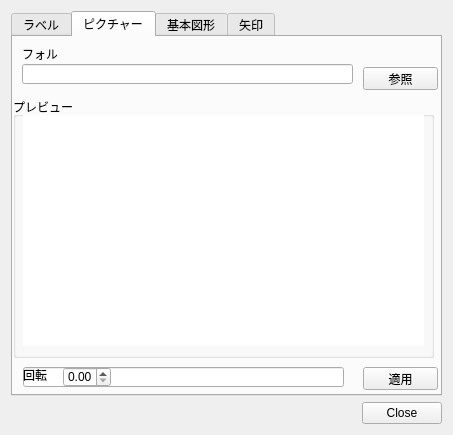
<?xml version="1.0" encoding="UTF-8"?>
<ui version="4.0">
 <class>Dialog</class>
 <widget class="QDialog" name="Dialog">
  <property name="enabled">
   <bool>true</bool>
  </property>
  <property name="minimumSize">
   <size>
    <width>453</width>
    <height>435</height>
   </size>
  </property>
  <property name="maximumSize">
   <size>
    <width>453</width>
    <height>435</height>
   </size>
  </property>
  <property name="baseSize">
   <size>
    <width>453</width>
    <height>435</height>
   </size>
  </property>
  <property name="windowTitle">
   <string>アイテム編集</string>
  </property>
  <layout class="QGridLayout" name="gridLayout_2">
   <item row="0" column="0">
    <widget class="QTabWidget" name="tabWidget">
     <property name="currentIndex">
      <number>1</number>
     </property>
     <widget class="QWidget" name="tab">
      <attribute name="title">
       <string>ラベル</string>
      </attribute>
      <widget class="QGroupBox" name="groupBox_8">
       <property name="geometry">
        <rect>
         <x>9</x>
         <y>9</y>
         <width>411</width>
         <height>100</height>
        </rect>
       </property>
       <property name="title">
        <string>テキスト</string>
       </property>
       <widget class="QWidget" name="">
        <property name="geometry">
         <rect>
          <x>10</x>
          <y>60</y>
          <width>158</width>
          <height>25</height>
         </rect>
        </property>
        <layout class="QHBoxLayout" name="horizontalLayout_2">
         <item>
          <widget class="QPushButton" name="pushButton">
           <property name="text">
            <string>フォント</string>
           </property>
          </widget>
         </item>
         <item>
          <widget class="QPushButton" name="pushButton_2">
           <property name="text">
            <string>フォント色</string>
           </property>
          </widget>
         </item>
        </layout>
       </widget>
       <widget class="QLineEdit" name="lineEdit">
        <property name="geometry">
         <rect>
          <x>10</x>
          <y>11</y>
          <width>391</width>
          <height>41</height>
         </rect>
        </property>
       </widget>
      </widget>
      <widget class="QGroupBox" name="groupBox_9">
       <property name="geometry">
        <rect>
         <x>9</x>
         <y>115</y>
         <width>411</width>
         <height>101</height>
        </rect>
       </property>
       <property name="title">
        <string>フレーム表示</string>
       </property>
       <layout class="QGridLayout" name="gridLayout_7">
        <item row="0" column="0">
         <widget class="QCheckBox" name="checkBox">
          <property name="text">
           <string>フレームを表示</string>
          </property>
         </widget>
        </item>
        <item row="1" column="0">
         <layout class="QHBoxLayout" name="horizontalLayout">
          <item>
           <widget class="QPushButton" name="pushButton_3">
            <property name="text">
             <string>フレーム色</string>
            </property>
           </widget>
          </item>
          <item>
           <widget class="QLabel" name="label_2">
            <property name="text">
             <string>フレーム太さ</string>
            </property>
           </widget>
          </item>
          <item>
           <widget class="QDoubleSpinBox" name="doubleSpinBox">
            <property name="decimals">
             <number>1</number>
            </property>
            <property name="minimum">
             <double>0.100000000000000</double>
            </property>
            <property name="maximum">
             <double>50.000000000000000</double>
            </property>
            <property name="value">
             <double>0.300000000000000</double>
            </property>
           </widget>
          </item>
          <item>
           <widget class="QCheckBox" name="checkBox_3">
            <property name="text">
             <string>テキスト幅に合わせる</string>
            </property>
           </widget>
          </item>
         </layout>
        </item>
       </layout>
      </widget>
      <widget class="QGroupBox" name="groupBox_10">
       <property name="geometry">
        <rect>
         <x>9</x>
         <y>220</y>
         <width>411</width>
         <height>134</height>
        </rect>
       </property>
       <property name="title">
        <string>背景</string>
       </property>
       <layout class="QGridLayout" name="gridLayout_10">
        <item row="3" column="4">
         <widget class="QPushButton" name="pushButton_7">
          <property name="text">
           <string>詳細設定</string>
          </property>
         </widget>
        </item>
        <item row="1" column="0" colspan="2">
         <widget class="QCheckBox" name="checkBox_2">
          <property name="text">
           <string>塗りつぶし</string>
          </property>
         </widget>
        </item>
        <item row="2" column="1" colspan="4">
         <widget class="QSlider" name="horizontalSlider">
          <property name="enabled">
           <bool>true</bool>
          </property>
          <property name="orientation">
           <enum>Qt::Horizontal</enum>
          </property>
         </widget>
        </item>
        <item row="2" column="0">
         <widget class="QLabel" name="label_3">
          <property name="enabled">
           <bool>true</bool>
          </property>
          <property name="text">
           <string>透過率</string>
          </property>
         </widget>
        </item>
        <item row="3" column="0">
         <widget class="QGroupBox" name="groupBox_12">
          <property name="enabled">
           <bool>false</bool>
          </property>
          <property name="title">
           <string>垂直方向配置</string>
          </property>
          <property name="flat">
           <bool>false</bool>
          </property>
          <property name="checkable">
           <bool>false</bool>
          </property>
          <layout class="QGridLayout" name="gridLayout_13">
           <item row="0" column="0">
            <widget class="QRadioButton" name="radioButton_4">
             <property name="text">
              <string>上</string>
             </property>
             <property name="checked">
              <bool>true</bool>
             </property>
            </widget>
           </item>
           <item row="0" column="1">
            <widget class="QRadioButton" name="radioButton_5">
             <property name="text">
              <string>中央</string>
             </property>
            </widget>
           </item>
           <item row="0" column="2">
            <widget class="QRadioButton" name="radioButton_6">
             <property name="text">
              <string>下</string>
             </property>
            </widget>
           </item>
          </layout>
         </widget>
        </item>
        <item row="1" column="4">
         <widget class="QPushButton" name="pushButton_4">
          <property name="text">
           <string>塗りつぶし色</string>
          </property>
         </widget>
        </item>
        <item row="3" column="1" colspan="2">
         <widget class="QGroupBox" name="groupBox_11">
          <property name="enabled">
           <bool>false</bool>
          </property>
          <property name="title">
           <string>水平方向配置</string>
          </property>
          <layout class="QGridLayout" name="gridLayout_12">
           <item row="0" column="0">
            <widget class="QRadioButton" name="radioButton">
             <property name="text">
              <string>左</string>
             </property>
             <property name="checked">
              <bool>true</bool>
             </property>
            </widget>
           </item>
           <item row="0" column="1">
            <widget class="QRadioButton" name="radioButton_2">
             <property name="text">
              <string>中央</string>
             </property>
            </widget>
           </item>
           <item row="0" column="2">
            <widget class="QRadioButton" name="radioButton_3">
             <property name="text">
              <string>右</string>
             </property>
            </widget>
           </item>
          </layout>
         </widget>
        </item>
       </layout>
      </widget>
     </widget>
     <widget class="QWidget" name="tab_2">
      <attribute name="title">
       <string>ピクチャー</string>
      </attribute>
      <widget class="QPushButton" name="pushButton_6">
       <property name="geometry">
        <rect>
         <x>350</x>
         <y>330</y>
         <width>75</width>
         <height>23</height>
        </rect>
       </property>
       <property name="text">
        <string>適用</string>
       </property>
      </widget>
      <widget class="QGroupBox" name="groupBox">
       <property name="geometry">
        <rect>
         <x>0</x>
         <y>60</y>
         <width>421</width>
         <height>261</height>
        </rect>
       </property>
       <property name="title">
        <string>プレビュー</string>
       </property>
       <widget class="QListWidget" name="listWidget">
        <property name="geometry">
         <rect>
          <x>10</x>
          <y>18</y>
          <width>401</width>
          <height>231</height>
         </rect>
        </property>
        <property name="frameShape">
         <enum>QFrame::NoFrame</enum>
        </property>
        <property name="frameShadow">
         <enum>QFrame::Plain</enum>
        </property>
        <property name="editTriggers">
         <set>QAbstractItemView::NoEditTriggers</set>
        </property>
        <property name="movement">
         <enum>QListView::Static</enum>
        </property>
        <property name="layoutMode">
         <enum>QListView::Batched</enum>
        </property>
        <property name="spacing">
         <number>0</number>
        </property>
        <property name="viewMode">
         <enum>QListView::IconMode</enum>
        </property>
       </widget>
       <widget class="QWidget" name="widget" native="true">
        <property name="geometry">
         <rect>
          <x>10</x>
          <y>10</y>
          <width>411</width>
          <height>16</height>
         </rect>
        </property>
        <layout class="QGridLayout" name="gridLayout"/>
       </widget>
       <zorder>widget</zorder>
       <zorder>listWidget</zorder>
      </widget>
      <widget class="QLineEdit" name="lineEdit_2">
       <property name="geometry">
        <rect>
         <x>9</x>
         <y>27</y>
         <width>331</width>
         <height>20</height>
        </rect>
       </property>
      </widget>
      <widget class="QPushButton" name="pushButton_5">
       <property name="geometry">
        <rect>
         <x>350</x>
         <y>30</y>
         <width>75</width>
         <height>23</height>
        </rect>
       </property>
       <property name="text">
        <string>参照</string>
       </property>
      </widget>
      <widget class="QLabel" name="label_4">
       <property name="geometry">
        <rect>
         <x>9</x>
         <y>9</y>
         <width>35</width>
         <height>16</height>
        </rect>
       </property>
       <property name="text">
        <string>フォルダ</string>
       </property>
      </widget>
      <widget class="QLineEdit" name="lineEdit_3">
       <property name="geometry">
        <rect>
         <x>10</x>
         <y>330</y>
         <width>321</width>
         <height>20</height>
        </rect>
       </property>
      </widget>
      <widget class="QLabel" name="label_5">
       <property name="geometry">
        <rect>
         <x>10</x>
         <y>330</y>
         <width>24</width>
         <height>16</height>
        </rect>
       </property>
       <property name="text">
        <string>回転</string>
       </property>
      </widget>
      <widget class="QDoubleSpinBox" name="doubleSpinBox_2">
       <property name="geometry">
        <rect>
         <x>50</x>
         <y>330</y>
         <width>48</width>
         <height>20</height>
        </rect>
       </property>
      </widget>
     </widget>
     <widget class="QWidget" name="tab_3">
      <attribute name="title">
       <string>基本図形</string>
      </attribute>
      <widget class="QGroupBox" name="groupBox_6">
       <property name="geometry">
        <rect>
         <x>9</x>
         <y>185</y>
         <width>411</width>
         <height>171</height>
        </rect>
       </property>
       <property name="title">
        <string>フレーム</string>
       </property>
       <property name="checkable">
        <bool>true</bool>
       </property>
       <property name="checked">
        <bool>false</bool>
       </property>
       <layout class="QGridLayout" name="gridLayout_9">
        <item row="3" column="1">
         <widget class="QLabel" name="label_10">
          <property name="text">
           <string>透過率</string>
          </property>
         </widget>
        </item>
        <item row="1" column="0">
         <widget class="QPushButton" name="pushButton_10">
          <property name="text">
           <string>フレーム色</string>
          </property>
         </widget>
        </item>
        <item row="0" column="0" colspan="2">
         <widget class="QCheckBox" name="checkBox_5">
          <property name="text">
           <string>フレーム表示</string>
          </property>
         </widget>
        </item>
        <item row="0" column="4">
         <widget class="QDoubleSpinBox" name="doubleSpinBox_5"/>
        </item>
        <item row="1" column="1">
         <widget class="QPushButton" name="pushButton_11">
          <property name="text">
           <string>背景色</string>
          </property>
         </widget>
        </item>
        <item row="0" column="2">
         <widget class="QLabel" name="label_9">
          <property name="text">
           <string>フレーム幅</string>
          </property>
         </widget>
        </item>
        <item row="3" column="2" colspan="3">
         <widget class="QSlider" name="horizontalSlider_2">
          <property name="orientation">
           <enum>Qt::Horizontal</enum>
          </property>
         </widget>
        </item>
       </layout>
      </widget>
      <widget class="QGroupBox" name="groupBox_7">
       <property name="geometry">
        <rect>
         <x>9</x>
         <y>9</y>
         <width>411</width>
         <height>171</height>
        </rect>
       </property>
       <property name="title">
        <string>図形</string>
       </property>
       <layout class="QGridLayout" name="gridLayout_11">
        <item row="2" column="6">
         <widget class="QDoubleSpinBox" name="doubleSpinBox_3"/>
        </item>
        <item row="3" column="3">
         <widget class="QPushButton" name="pushButton_9">
          <property name="enabled">
           <bool>false</bool>
          </property>
          <property name="text">
           <string>図形塗りつぶし色</string>
          </property>
         </widget>
        </item>
        <item row="3" column="5">
         <widget class="QLabel" name="label_8">
          <property name="text">
           <string>回転</string>
          </property>
         </widget>
        </item>
        <item row="2" column="5">
         <widget class="QLabel" name="label_7">
          <property name="text">
           <string>アウトライン幅</string>
          </property>
         </widget>
        </item>
        <item row="2" column="3">
         <widget class="QPushButton" name="pushButton_8">
          <property name="text">
           <string>アウトライン色</string>
          </property>
         </widget>
        </item>
        <item row="0" column="3" colspan="4">
         <widget class="QComboBox" name="comboBox"/>
        </item>
        <item row="0" column="0">
         <widget class="QLabel" name="label_6">
          <property name="text">
           <string>図形</string>
          </property>
         </widget>
        </item>
        <item row="3" column="6">
         <widget class="QDoubleSpinBox" name="doubleSpinBox_4"/>
        </item>
        <item row="2" column="0">
         <widget class="QPushButton" name="pushButton_16">
          <property name="text">
           <string/>
          </property>
         </widget>
        </item>
        <item row="3" column="0">
         <widget class="QLabel" name="label_17">
          <property name="text">
           <string>図形の設定画面</string>
          </property>
         </widget>
        </item>
        <item row="4" column="3">
         <widget class="QCheckBox" name="checkBox_4">
          <property name="enabled">
           <bool>false</bool>
          </property>
          <property name="text">
           <string>透過塗りつぶし</string>
          </property>
         </widget>
        </item>
        <item row="4" column="6" rowspan="3">
         <spacer name="verticalSpacer_2">
          <property name="orientation">
           <enum>Qt::Vertical</enum>
          </property>
          <property name="sizeHint" stdset="0">
           <size>
            <width>20</width>
            <height>40</height>
           </size>
          </property>
         </spacer>
        </item>
        <item row="4" column="5" rowspan="3">
         <spacer name="verticalSpacer_3">
          <property name="orientation">
           <enum>Qt::Vertical</enum>
          </property>
          <property name="sizeHint" stdset="0">
           <size>
            <width>20</width>
            <height>40</height>
           </size>
          </property>
         </spacer>
        </item>
        <item row="4" column="0" rowspan="3">
         <spacer name="verticalSpacer_4">
          <property name="orientation">
           <enum>Qt::Vertical</enum>
          </property>
          <property name="sizeHint" stdset="0">
           <size>
            <width>20</width>
            <height>40</height>
           </size>
          </property>
         </spacer>
        </item>
       </layout>
      </widget>
     </widget>
     <widget class="QWidget" name="tab_4">
      <attribute name="title">
       <string>矢印</string>
      </attribute>
      <widget class="QGroupBox" name="groupBox_4">
       <property name="geometry">
        <rect>
         <x>9</x>
         <y>185</y>
         <width>411</width>
         <height>171</height>
        </rect>
       </property>
       <property name="title">
        <string>フレーム</string>
       </property>
       <property name="checkable">
        <bool>true</bool>
       </property>
       <property name="checked">
        <bool>false</bool>
       </property>
       <layout class="QGridLayout" name="gridLayout_8">
        <item row="3" column="0">
         <widget class="QLabel" name="label_15">
          <property name="text">
           <string>透過率</string>
          </property>
         </widget>
        </item>
        <item row="2" column="1">
         <widget class="QPushButton" name="pushButton_14">
          <property name="text">
           <string>背景色</string>
          </property>
         </widget>
        </item>
        <item row="3" column="1">
         <widget class="QSlider" name="horizontalSlider_3">
          <property name="maximum">
           <number>100</number>
          </property>
          <property name="orientation">
           <enum>Qt::Horizontal</enum>
          </property>
         </widget>
        </item>
        <item row="0" column="0">
         <widget class="QCheckBox" name="checkBox_6">
          <property name="text">
           <string>フレーム表示</string>
          </property>
         </widget>
        </item>
        <item row="1" column="1">
         <widget class="QPushButton" name="pushButton_13">
          <property name="text">
           <string>フレーム色</string>
          </property>
         </widget>
        </item>
        <item row="0" column="3">
         <widget class="QLabel" name="label_14">
          <property name="text">
           <string>フレーム幅</string>
          </property>
         </widget>
        </item>
        <item row="1" column="4">
         <widget class="QDoubleSpinBox" name="doubleSpinBox_8"/>
        </item>
       </layout>
      </widget>
      <widget class="QGroupBox" name="groupBox_5">
       <property name="geometry">
        <rect>
         <x>9</x>
         <y>9</y>
         <width>421</width>
         <height>171</height>
        </rect>
       </property>
       <property name="title">
        <string>矢印</string>
       </property>
       <layout class="QGridLayout" name="gridLayout_6">
        <item row="5" column="3">
         <widget class="QDoubleSpinBox" name="doubleSpinBox_6">
          <property name="enabled">
           <bool>false</bool>
          </property>
         </widget>
        </item>
        <item row="5" column="2">
         <widget class="QLabel" name="label_13">
          <property name="enabled">
           <bool>false</bool>
          </property>
          <property name="text">
           <string>ヘッドの幅</string>
          </property>
         </widget>
        </item>
        <item row="0" column="0">
         <widget class="QPushButton" name="pushButton_15">
          <property name="text">
           <string/>
          </property>
         </widget>
        </item>
        <item row="2" column="0">
         <widget class="QLabel" name="label_16">
          <property name="text">
           <string>矢印の設定画面</string>
          </property>
         </widget>
        </item>
        <item row="0" column="1" colspan="3">
         <spacer name="horizontalSpacer">
          <property name="orientation">
           <enum>Qt::Horizontal</enum>
          </property>
          <property name="sizeHint" stdset="0">
           <size>
            <width>40</width>
            <height>20</height>
           </size>
          </property>
         </spacer>
        </item>
        <item row="2" column="1" colspan="3">
         <spacer name="horizontalSpacer_2">
          <property name="orientation">
           <enum>Qt::Horizontal</enum>
          </property>
          <property name="sizeHint" stdset="0">
           <size>
            <width>40</width>
            <height>20</height>
           </size>
          </property>
         </spacer>
        </item>
        <item row="3" column="0" rowspan="3">
         <spacer name="verticalSpacer">
          <property name="orientation">
           <enum>Qt::Vertical</enum>
          </property>
          <property name="sizeHint" stdset="0">
           <size>
            <width>20</width>
            <height>40</height>
           </size>
          </property>
         </spacer>
        </item>
        <item row="4" column="3">
         <widget class="QDoubleSpinBox" name="doubleSpinBox_7">
          <property name="enabled">
           <bool>false</bool>
          </property>
         </widget>
        </item>
        <item row="4" column="2">
         <widget class="QLabel" name="label_12">
          <property name="enabled">
           <bool>false</bool>
          </property>
          <property name="text">
           <string>線幅</string>
          </property>
         </widget>
        </item>
        <item row="4" column="1">
         <widget class="QPushButton" name="pushButton_12">
          <property name="enabled">
           <bool>false</bool>
          </property>
          <property name="text">
           <string>矢印の色</string>
          </property>
         </widget>
        </item>
       </layout>
      </widget>
     </widget>
    </widget>
   </item>
   <item row="1" column="0">
    <widget class="QDialogButtonBox" name="buttonBox">
     <property name="orientation">
      <enum>Qt::Horizontal</enum>
     </property>
     <property name="standardButtons">
      <set>QDialogButtonBox::Close</set>
     </property>
    </widget>
   </item>
  </layout>
 </widget>
 <resources/>
 <connections>
  <connection>
   <sender>buttonBox</sender>
   <signal>accepted()</signal>
   <receiver>Dialog</receiver>
   <slot>accept()</slot>
   <hints>
    <hint type="sourcelabel">
     <x>248</x>
     <y>254</y>
    </hint>
    <hint type="destinationlabel">
     <x>157</x>
     <y>274</y>
    </hint>
   </hints>
  </connection>
  <connection>
   <sender>buttonBox</sender>
   <signal>rejected()</signal>
   <receiver>Dialog</receiver>
   <slot>reject()</slot>
   <hints>
    <hint type="sourcelabel">
     <x>316</x>
     <y>260</y>
    </hint>
    <hint type="destinationlabel">
     <x>286</x>
     <y>274</y>
    </hint>
   </hints>
  </connection>
 </connections>
</ui>
